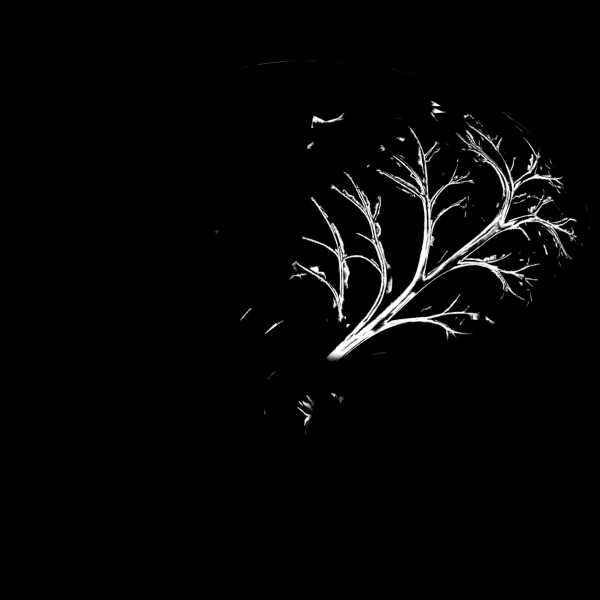
#> input picture output/neural-mannequin/core-mask--1.png, 1200 x 1200 px (shown at 1/2 size); its folder holds 2 pictures in this run
$ python vectorize_fibres.py
#> lines starting #> are read from the running program, lines starting #| are printed output that depends on the picture; after the words box and inside, x2 and y2 are one past the last pixel; in counts of white or black regions, pixels touching at a corner belong together
"""Convert the sculpture's connected fibre silhouettes to smooth graph paths."""
import json
from pathlib import Path
import cv2
import numpy as np
from scipy import ndimage

OUT=Path(__file__).parent
result={}
neighbours=[(-1,-1),(-1,0),(-1,1),(0,-1),(0,1),(1,-1),(1,0),(1,1)]
for sign in [-1,1]:
    image=cv2.imread(str(OUT/f'core-mask-{sign}.png'),cv2.IMREAD_GRAYSCALE)
#> image is the input picture: shape (1200, 1200); min 0, max 255, mean 5.5
    image=cv2.GaussianBlur(image,(5,5),.85)
    mask=(image>60).astype(np.uint8)*255
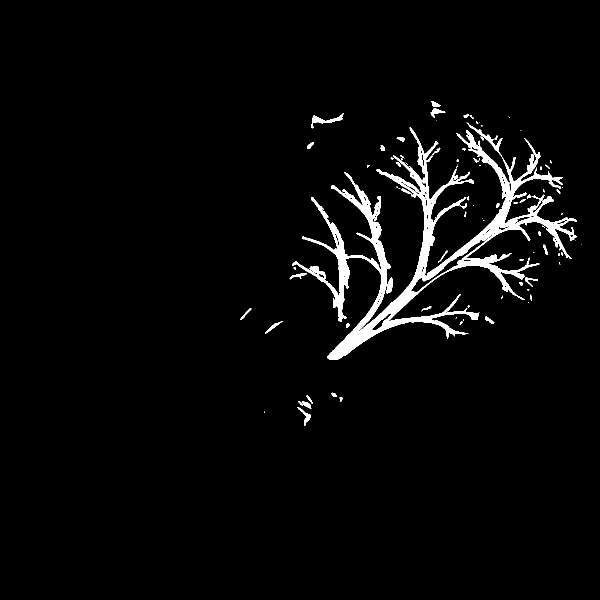
#> mask: shape (1200, 1200) (shown at 1/2 size); 3.1% white; 86 white regions (38 under 20 px), largest, box (x1, y1, x2, y2) and area: (584, 245, 1154, 720) 40724, (622, 226, 688, 257) 520, (772, 554, 785, 588) 263
    mask=cv2.morphologyEx(mask,cv2.MORPH_CLOSE,cv2.getStructuringElement(cv2.MORPH_ELLIPSE,(7,7)))
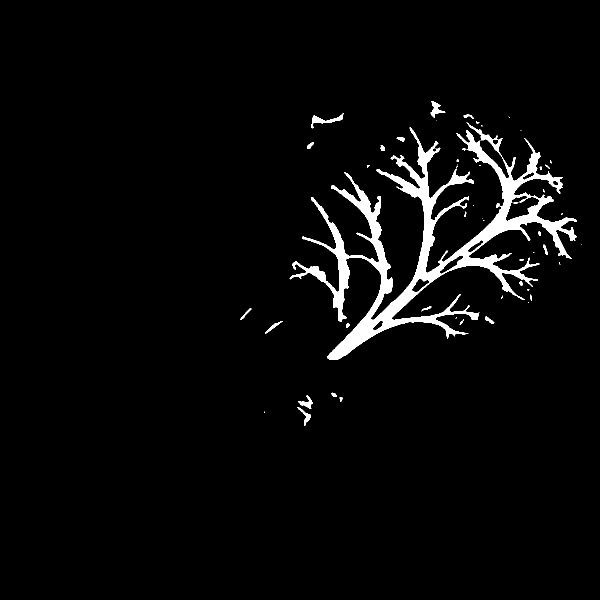
#> mask: shape (1200, 1200) (shown at 1/2 size); 3.4% white; 53 white regions (26 under 20 px), largest, box (x1, y1, x2, y2) and area: (579, 245, 1154, 720) 46440, (622, 226, 688, 257) 532, (861, 202, 891, 235) 384
    mask=cv2.morphologyEx(mask,cv2.MORPH_OPEN,cv2.getStructuringElement(cv2.MORPH_ELLIPSE,(3,3)))
#> mask: shape (1200, 1200); 3.4% white; 42 white regions (10 under 20 px), largest, box (x1, y1, x2, y2) and area: (579, 255, 1154, 720) 45357, (937, 249, 1005, 306) 629, (622, 226, 688, 257) 528
    count,labels,stats,_=cv2.connectedComponentsWithStats(mask,8)
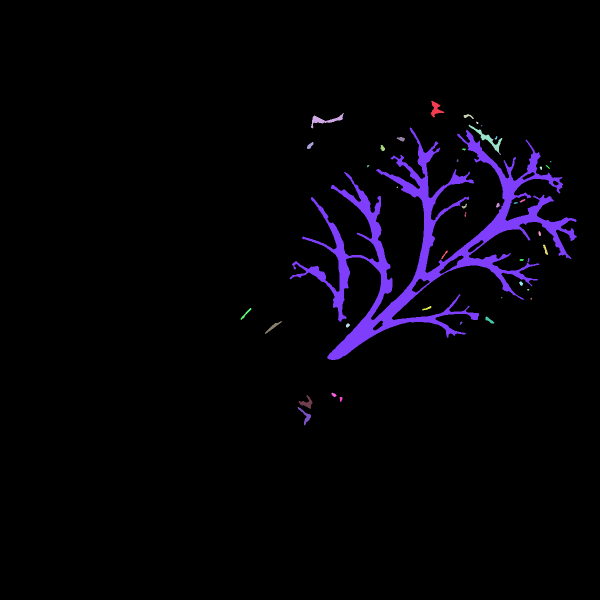
#> labels: shape (1200, 1200) int32 (shown at 1/2 size); 43 distinct labels, from 0 to 42; one colour per label, 0 black
#> count = 43; stats = 43 rows, first 6: [0, 0, 1200, 1200, 1390979], [861, 202, 28, 33, 375], [622, 226, 66, 31, 528], [927, 228, 21, 10, 87], [952, 243, 5, 5, 15], [937, 249, 68, 57, 629]
    largest=1+np.argmax(stats[1:,cv2.CC_STAT_AREA])
#> largest = 7
    mask=(labels==largest).astype(np.uint8)*255
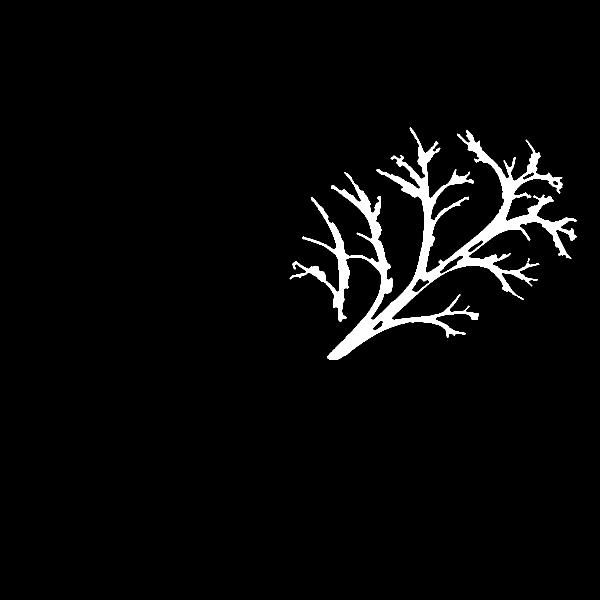
#> mask: shape (1200, 1200) (shown at 1/2 size); 3.1% white; 1 white region, box (x1, y1, x2, y2) and area: (579, 255, 1154, 720) 45357
    mask=ndimage.binary_fill_holes(mask>0).astype(np.uint8)*255
#> mask: shape (1200, 1200); 3.3% white; 1 white region, box (x1, y1, x2, y2) and area: (579, 255, 1154, 720) 46989
    widths=cv2.distanceTransform(mask,cv2.DIST_L2,5)
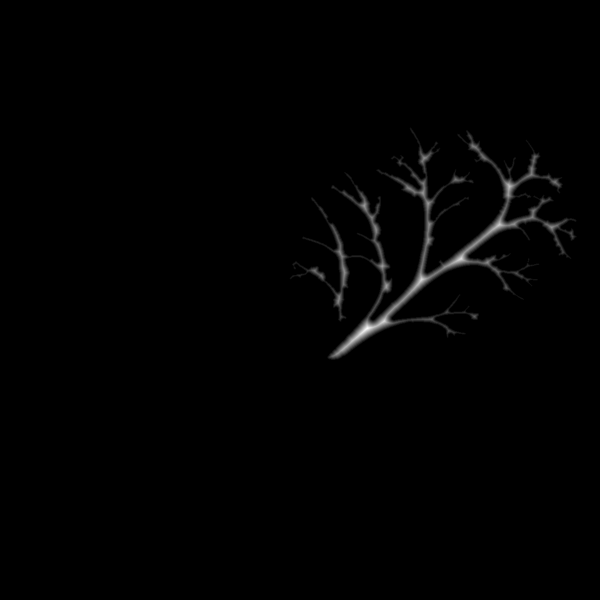
#> widths: shape (1200, 1200) float32 (shown at 1/2 size); min 0, max 19, mean 0.146; drawn with min black and max white
    skeleton=cv2.ximgproc.thinning(mask)>0
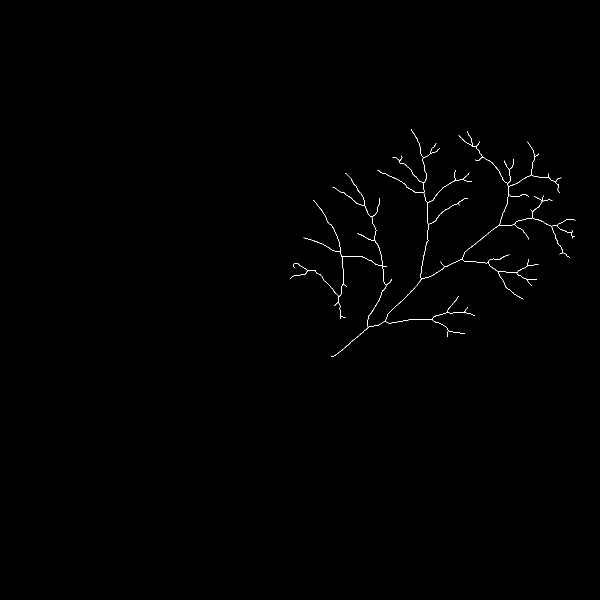
#> skeleton: shape (1200, 1200) bool (shown at 1/2 size); 0.29% white in thin lines or dots, all inside (x1, y1, x2, y2) = (580, 258, 1151, 714)
    degree=ndimage.convolve(skeleton.astype(int),np.ones((3,3),dtype=int),mode='constant')-skeleton
#> degree: shape (1200, 1200) int64; 6 distinct labels, from 0 to 5
    critical=skeleton&(degree!=2)
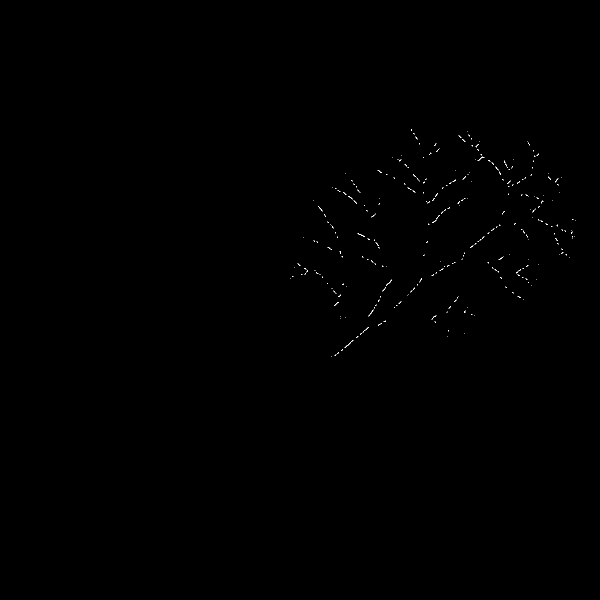
#> critical: shape (1200, 1200) bool (shown at 1/2 size); 0.11% white in thin lines or dots, all inside (x1, y1, x2, y2) = (580, 258, 1151, 714)
    nodes,node_count=ndimage.label(critical,np.ones((3,3)))
#> nodes: shape (1200, 1200) int32; 284 distinct labels, from 0 to 283
#> node_count = 283
    centres=ndimage.center_of_mass(critical,nodes,range(1,node_count+1))
#> centres = 283 pairs, first value 259.6 to 713, second value 580 to 1150
    centre={i+1:np.array(c) for i,c in enumerate(centres)}
#> centre = 283 items
    endpoints={i for i in centre if np.max(degree[nodes==i])==1}
#> endpoints = 53 items
    h,w=skeleton.shape
#> h = 1200; w = 1200
    def adjacent(p):
        y,x=p
        return [(y+dy,x+dx) for dy,dx in neighbours if 0<=y+dy<h and 0<=x+dx<w and skeleton[y+dy,x+dx]]
    visited=set();paths=[]
    for y,x in zip(*np.nonzero(critical)):
        start=(int(y),int(x));node=int(nodes[start])
        for following in adjacent(start):
            if nodes[following] or (start,following) in visited:continue
            chain=[centre[node]];previous=start;current=following
            while True:
                visited.add((previous,current));visited.add((current,previous))
                chain.append(np.array(current,dtype=float))
                end_node=int(nodes[current])
                if end_node:
                    chain[-1]=centre[end_node]
                    break
                onward=[p for p in adjacent(current) if p!=previous]
                if not onward:break
                previous,current=current,onward[0]
            if node==end_node or (len(chain)<12 and (node in endpoints or end_node in endpoints)):continue
            path=np.array(chain)
            # Retain graph junctions exactly; smooth only the path between them.
            smooth=ndimage.gaussian_filter1d(path,2,axis=0,mode='nearest')
            smooth[0]=path[0];smooth[-1]=path[-1]
            indices=np.r_[np.arange(0,len(smooth)-1,3),len(smooth)-1]
            path=smooth[indices]
            yy=np.clip(np.round(path[:,0]).astype(int),0,h-1);xx=np.clip(np.round(path[:,1]).astype(int),0,w-1)
            radius=np.clip(widths[yy,xx]*3.0/1200*.60,.0033,.011)
            if node in endpoints:radius[:min(5,len(radius))]*=np.linspace(.18,1,min(5,len(radius)))
            if end_node in endpoints:radius[-min(5,len(radius)):]*=np.linspace(1,.18,min(5,len(radius)))
            paths.append({'pixels':path[:,::-1].tolist(),'radius':radius.tolist()})
#> this loop made 1606 passes
#> node on passes 1 to 3: 1, 1, 1
#> after the loop, paths = 244 items; visited = 5888 items
    result[str(sign)]={'paths':paths,'rootPixel':max([centre[i] for i in endpoints],key=lambda p:p[0])[::-1].tolist()}
    print(sign,'paths',len(paths),'maskPixels',int((mask>0).sum()))
#| -1 paths 244 maskPixels 46989
#> pass 2 of the loop `for sign in [-1,1]:`:
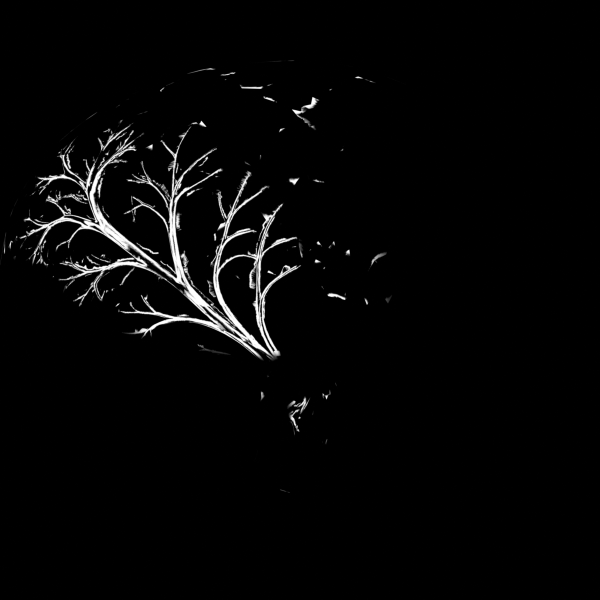
#> input picture output/neural-mannequin/core-mask-1.png, 1200 x 1200 px (shown at 1/2 size)
#> image is the input picture: shape (1200, 1200); min 0, max 255, mean 6.1
#> `count,labels,stats,_=cv2.connectedComponentsWithStats(mask,8)`:
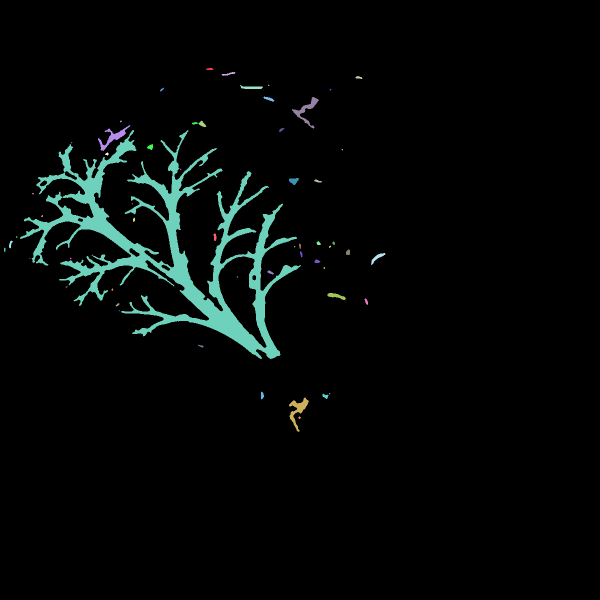
#> labels: shape (1200, 1200) int32 (shown at 1/2 size); 58 distinct labels, from 0 to 57; one colour per label, 0 black
#> count = 58; stats = 58 rows, first 6: [0, 0, 1200, 1200, 1385168], [412, 136, 15, 4, 48], [443, 144, 28, 8, 89], [711, 152, 14, 6, 51], [536, 169, 3, 3, 5], [480, 170, 46, 8, 213]
#> largest = 15
#> skeleton: shape (1200, 1200) bool; 0.34% white in thin lines or dots, all inside (x1, y1, x2, y2) = (43, 263, 600, 716)
#> degree: shape (1200, 1200) int64; 7 distinct labels, from 0 to 6
#> `critical=skeleton&(degree!=2)`:
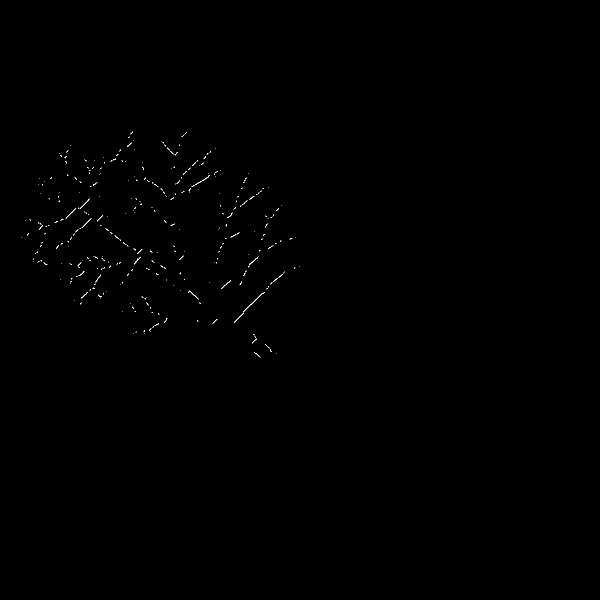
#> critical: shape (1200, 1200) bool (shown at 1/2 size); 0.14% white in thin lines or dots, all inside (x1, y1, x2, y2) = (43, 263, 600, 716)
#> nodes: shape (1200, 1200) int32; 312 distinct labels, from 0 to 311
#> node_count = 311
#> centres = 311 pairs, first value 265.7 to 715, second value 43 to 599
#> centre = 311 items
#> endpoints = 70 items
#> the loop `for y,x in zip(*np.nonzero(critical)):` made 2057 passes
#> node on passes 1 to 3: 1, 1, 2
#| 1 paths 261 maskPixels 60507
(OUT/'traced-fibre-paths.json').write_text(json.dumps(result,separators=(',',':')))
